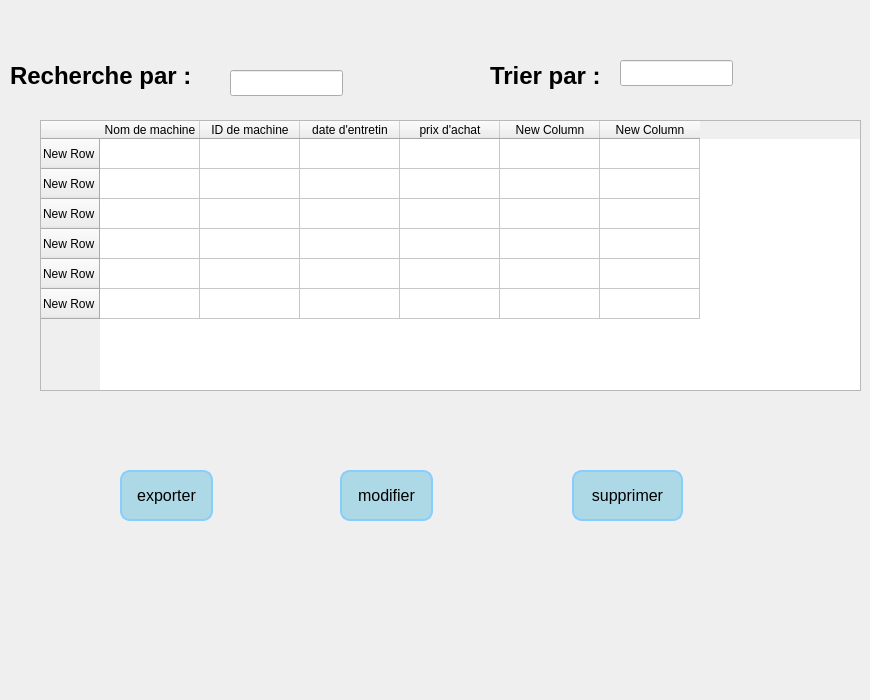
      <widget class="QWidget" name="tab_7">
       <attribute name="icon">
        <iconset resource="resource.qrc">
         <normaloff>:/images/liste-a-puces.png</normaloff>:/images/liste-a-puces.png</iconset>
       </attribute>
       <attribute name="title">
        <string>Consulter</string>
       </attribute>
       <widget class="QLabel" name="label_33">
        <property name="geometry">
         <rect>
          <x>10</x>
          <y>50</y>
          <width>221</width>
          <height>51</height>
         </rect>
        </property>
        <property name="styleSheet">
         <string notr="true">QLabel {
    font-family: 'Arial';    /* You can change this to any preferred font */
    font-size: 24px;         /* Adjust this value for the desired text size */
    color: #000000;          /* Dark color code */
    font-weight: bold;       /* Makes the text bold */
}
</string>
        </property>
        <property name="text">
         <string>Recherche par :</string>
        </property>
       </widget>
       <widget class="QLineEdit" name="lineEdit_23">
        <property name="geometry">
         <rect>
          <x>230</x>
          <y>70</y>
          <width>113</width>
          <height>26</height>
         </rect>
        </property>
       </widget>
       <widget class="QLabel" name="label_34">
        <property name="geometry">
         <rect>
          <x>490</x>
          <y>50</y>
          <width>221</width>
          <height>51</height>
         </rect>
        </property>
        <property name="styleSheet">
         <string notr="true">QLabel {
    font-family: 'Arial';    /* You can change this to any preferred font */
    font-size: 24px;         /* Adjust this value for the desired text size */
    color: #000000;          /* Dark color code */
    font-weight: bold;       /* Makes the text bold */
}
</string>
        </property>
        <property name="text">
         <string>Trier par :</string>
        </property>
       </widget>
       <widget class="QLineEdit" name="lineEdit_24">
        <property name="geometry">
         <rect>
          <x>620</x>
          <y>60</y>
          <width>113</width>
          <height>26</height>
         </rect>
        </property>
       </widget>
       <widget class="QTableWidget" name="tableWidget_3">
        <property name="geometry">
         <rect>
          <x>40</x>
          <y>120</y>
          <width>821</width>
          <height>271</height>
         </rect>
        </property>
        <row>
         <property name="text">
          <string>New Row</string>
         </property>
        </row>
        <row>
         <property name="text">
          <string>New Row</string>
         </property>
        </row>
        <row>
         <property name="text">
          <string>New Row</string>
         </property>
        </row>
        <row>
         <property name="text">
          <string>New Row</string>
         </property>
        </row>
        <row>
         <property name="text">
          <string>New Row</string>
         </property>
        </row>
        <row>
         <property name="text">
          <string>New Row</string>
         </property>
        </row>
        <column>
         <property name="text">
          <string>Nom de machine</string>
         </property>
        </column>
        <column>
         <property name="text">
          <string>ID de machine</string>
         </property>
        </column>
        <column>
         <property name="text">
          <string>date d'entretin</string>
         </property>
        </column>
        <column>
         <property name="text">
          <string>prix d'achat</string>
         </property>
        </column>
        <column>
         <property name="text">
          <string>New Column</string>
         </property>
        </column>
        <column>
         <property name="text">
          <string>New Column</string>
         </property>
        </column>
       </widget>
       <widget class="QPushButton" name="pushButton_9">
        <property name="geometry">
         <rect>
          <x>120</x>
          <y>470</y>
          <width>93</width>
          <height>51</height>
         </rect>
        </property>
        <property name="styleSheet">
         <string notr="true">QPushButton {
    background-color: lightblue;  /* Button background color */
    color: black;                 /* Text color */
    font-size: 16px;              /* Text size */
    border: 2px solid #87CEFA;    /* Light blue border */
    border-radius: 10px;          /* Rounded corners */
    padding: 10px;                /* Padding for a better look */
}

QPushButton:hover {
    background-color: #87CEFA;    /* Slightly darker blue on hover */
}

QPushButton:pressed {
    background-color: #B0E0E6;    /* Lighter blue on press */
}
</string>
        </property>
        <property name="text">
         <string>exporter</string>
        </property>
       </widget>
       <widget class="QPushButton" name="pushButton_10">
        <property name="geometry">
         <rect>
          <x>340</x>
          <y>470</y>
          <width>93</width>
          <height>51</height>
         </rect>
        </property>
        <property name="styleSheet">
         <string notr="true">QPushButton {
    background-color: lightblue;  /* Button background color */
    color: black;                 /* Text color */
    font-size: 16px;              /* Text size */
    border: 2px solid #87CEFA;    /* Light blue border */
    border-radius: 10px;          /* Rounded corners */
    padding: 10px;                /* Padding for a better look */
}

QPushButton:hover {
    background-color: #87CEFA;    /* Slightly darker blue on hover */
}

QPushButton:pressed {
    background-color: #B0E0E6;    /* Lighter blue on press */
}
</string>
        </property>
        <property name="text">
         <string>modifier</string>
        </property>
       </widget>
       <widget class="QPushButton" name="pushButton_11">
        <property name="geometry">
         <rect>
          <x>572</x>
          <y>470</y>
          <width>111</width>
          <height>51</height>
         </rect>
        </property>
        <property name="styleSheet">
         <string notr="true">QPushButton {
    background-color: lightblue;  /* Button background color */
    color: black;                 /* Text color */
    font-size: 16px;              /* Text size */
    border: 2px solid #87CEFA;    /* Light blue border */
    border-radius: 10px;          /* Rounded corners */
    padding: 10px;                /* Padding for a better look */
}

QPushButton:hover {
    background-color: #87CEFA;    /* Slightly darker blue on hover */
}

QPushButton:pressed {
    background-color: #B0E0E6;    /* Lighter blue on press */
}
</string>
        </property>
        <property name="text">
         <string>supprimer</string>
        </property>
       </widget>
       <widget class="QLabel" name="label_63">
        <property name="geometry">
         <rect>
          <x>0</x>
          <y>520</y>
          <width>221</width>
          <height>171</height>
         </rect>
        </property>
        <property name="text">
         <string/>
        </property>
        <property name="pixmap">
         <pixmap resource="resource.qrc">:/images/Shinny__7_-removebg-preview.png</pixmap>
        </property>
        <property name="scaledContents">
         <bool>true</bool>
        </property>
       </widget>
       <widget class="QLabel" name="label_52">
        <property name="geometry">
         <rect>
          <x>350</x>
          <y>70</y>
          <width>41</width>
          <height>21</height>
         </rect>
        </property>
        <property name="text">
         <string/>
        </property>
        <property name="pixmap">
         <pixmap resource="resource.qrc">:/images/chercher.png</pixmap>
        </property>
        <property name="scaledContents">
         <bool>true</bool>
        </property>
       </widget>
      </widget>
